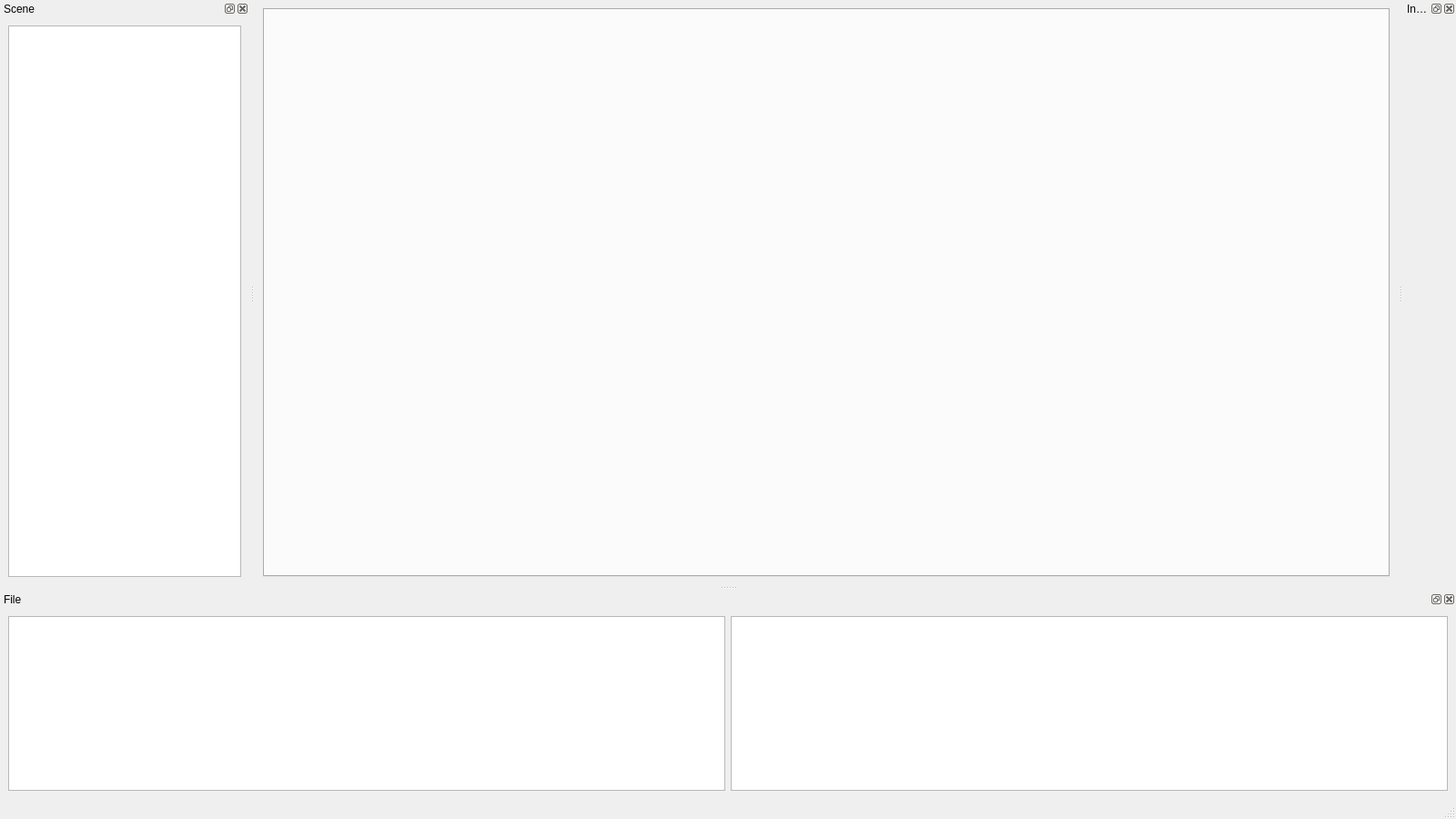
<?xml version="1.0" encoding="UTF-8"?>
<ui version="4.0">
 <class>Engine46Editor</class>
 <widget class="QMainWindow" name="Engine46Editor">
  <property name="geometry">
   <rect>
    <x>0</x>
    <y>0</y>
    <width>1600</width>
    <height>900</height>
   </rect>
  </property>
  <property name="sizePolicy">
   <sizepolicy hsizetype="Preferred" vsizetype="Preferred">
    <horstretch>0</horstretch>
    <verstretch>0</verstretch>
   </sizepolicy>
  </property>
  <property name="windowTitle">
   <string>Engine46</string>
  </property>
  <widget class="QWidget" name="centralwidget">
   <layout class="QHBoxLayout" name="horizontalLayout">
    <item>
     <widget class="QTabWidget" name="tabWidget"/>
    </item>
   </layout>
  </widget>
  <widget class="QMenuBar" name="menubar">
   <property name="geometry">
    <rect>
     <x>0</x>
     <y>0</y>
     <width>1600</width>
     <height>26</height>
    </rect>
   </property>
  </widget>
  <widget class="QStatusBar" name="statusbar"/>
  <widget class="QDockWidget" name="dockWidget_Inspector">
   <property name="windowTitle">
    <string>Inspector</string>
   </property>
   <attribute name="dockWidgetArea">
    <number>2</number>
   </attribute>
   <widget class="QWidget" name="dockWidgetContents_Inspector">
    <layout class="QVBoxLayout" name="verticalLayout"/>
   </widget>
  </widget>
  <widget class="QDockWidget" name="dockWidget_Scene">
   <property name="windowTitle">
    <string>Scene</string>
   </property>
   <attribute name="dockWidgetArea">
    <number>1</number>
   </attribute>
   <widget class="QWidget" name="dockWidgetContents_Scene">
    <layout class="QVBoxLayout" name="verticalLayout_3">
     <item>
      <widget class="QTreeView" name="sceneTreeView">
       <property name="sizePolicy">
        <sizepolicy hsizetype="Preferred" vsizetype="Preferred">
         <horstretch>0</horstretch>
         <verstretch>0</verstretch>
        </sizepolicy>
       </property>
      </widget>
     </item>
    </layout>
   </widget>
  </widget>
  <widget class="QDockWidget" name="dockWidget_File">
   <property name="windowTitle">
    <string>File</string>
   </property>
   <attribute name="dockWidgetArea">
    <number>8</number>
   </attribute>
   <widget class="QWidget" name="dockWidgetContents_File">
    <layout class="QHBoxLayout" name="horizontalLayout_3">
     <item>
      <widget class="QTreeView" name="FileTreeView"/>
     </item>
     <item>
      <widget class="QListView" name="FileListView"/>
     </item>
    </layout>
   </widget>
  </widget>
 </widget>
 <resources/>
 <connections/>
</ui>
